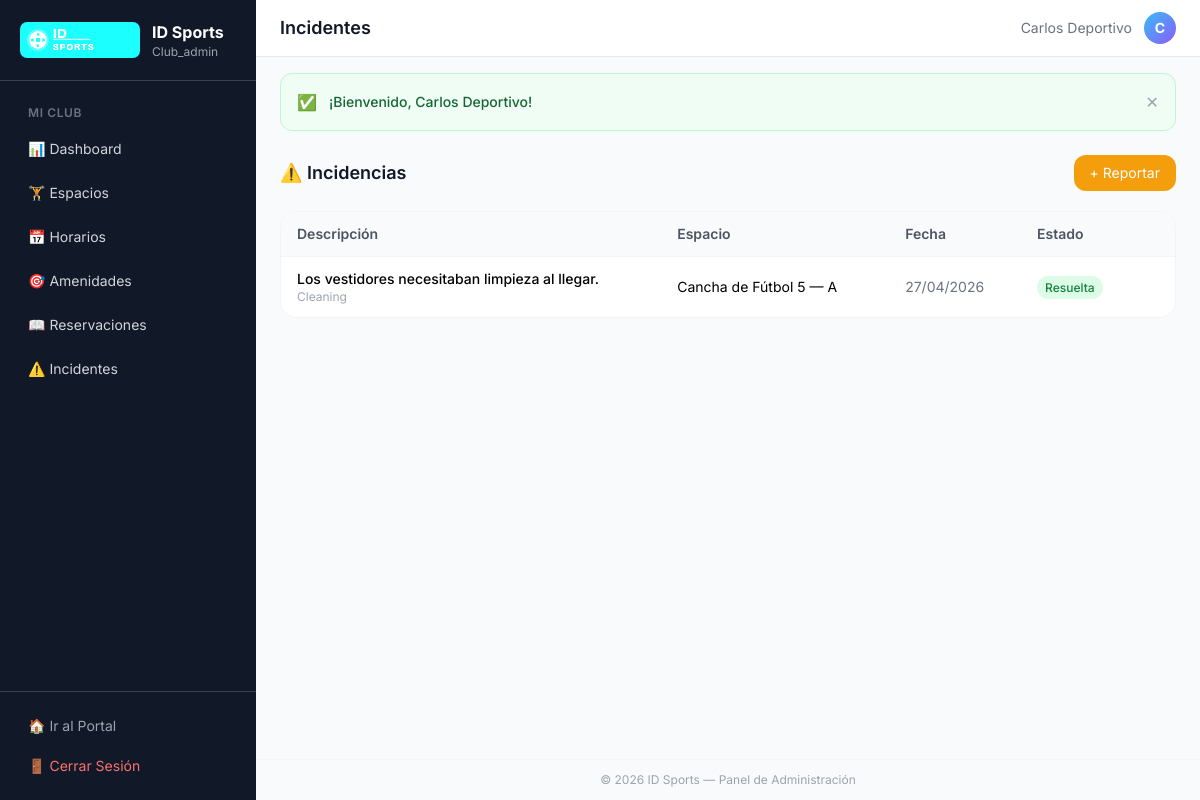
/admin/incidents (signed in), run on the app's committed database.
### tables this page shows
CREATE TABLE IF NOT EXISTS `incidents` (
  `id`             INT UNSIGNED NOT NULL AUTO_INCREMENT,
  `user_id`        INT UNSIGNED DEFAULT NULL,
  `space_id`       INT UNSIGNED NOT NULL,
  `reservation_id` INT UNSIGNED DEFAULT NULL,
  `type`           ENUM('bathroom','damaged_equipment','cleaning','parking','security','other') NOT NULL DEFAULT 'other',
  `description`    TEXT NOT NULL,
  `status`         ENUM('open','in_progress','resolved') NOT NULL DEFAULT 'open',
  `created_at`     DATETIME NOT NULL DEFAULT CURRENT_TIMESTAMP,
  PRIMARY KEY (`id`),
  CONSTRAINT `fk_inc_space` FOREIGN KEY (`space_id`) REFERENCES `spaces` (`id`)
);

CREATE TABLE IF NOT EXISTS `spaces` (
  `id`             INT UNSIGNED NOT NULL AUTO_INCREMENT,
  `club_id`        INT UNSIGNED NOT NULL,
  `name`           VARCHAR(120) NOT NULL,
  `description`    TEXT         DEFAULT NULL,
  `sport_type`     VARCHAR(80)  NOT NULL DEFAULT 'other',
  `capacity`       SMALLINT     DEFAULT 2,
  `price_per_hour` DECIMAL(10,2) NOT NULL DEFAULT 0.00,
  `photo`          VARCHAR(255) DEFAULT NULL,
  `status`         ENUM('active','inactive','maintenance') NOT NULL DEFAULT 'active',
  `created_at`     DATETIME     NOT NULL DEFAULT CURRENT_TIMESTAMP,
  PRIMARY KEY (`id`),
  KEY `idx_club` (`club_id`),
  CONSTRAINT `fk_space_club` FOREIGN KEY (`club_id`) REFERENCES `clubs` (`id`) ON DELETE CASCADE
);

### core/Controller.php (called while the page is built, shortened)
<?php
class Controller {
    protected function view($viewPath, $data = [], $layout = 'main') {
        View::render($viewPath, $data, $layout);
    }
    protected function requireAuth($role = null) {
        if ($role !== null) {
            $userRole = $_SESSION['user_role'] ?? '';
        }
    }
    protected function get($key, $default = '') {
        return isset($_GET[$key]) ? trim($_GET[$key]) : $default;
    }
}

### app/controllers/AdminController.php (called while the page is built, shortened)
<?php
class AdminController extends Controller {
    private $clubModel;
    private $incidentModel;
    public function __construct() {
        $this->clubModel = new ClubModel();
        $this->incidentModel = new IncidentModel();
    }
    private function getClub() {
        $club = $this->clubModel->findByOwnerId($_SESSION['user_id']);
        return $club;
    }
    public function incidents() {
        $club = $this->getClub();
        $clubId = $club['id'];
        $status = $this->get('status');
        $incidents = $this->incidentModel->findByClub($clubId, $status ?: null);
        $this->view('admin/incidents', [
            'title' => 'Incidentes',
            'club' => $club,
            'incidents' => $incidents,
            'filterStatus' => $status,
        ], 'admin');
    }
}

### index.php (called while the page is built, shortened)
<?php
require_once ROOT . '/core/Model.php';
require_once ROOT . '/core/Controller.php';
$app = new App();

### core/Model.php (called while the page is built, shortened)
<?php
class Model {
    protected $pdo;
    public function __construct() {
        try {
            $dsn = "mysql:host=" . DB_HOST . ";dbname=" . DB_NAME . ";charset=" . DB_CHARSET;
            $options = [
                PDO::ATTR_ERRMODE => PDO::ERRMODE_EXCEPTION,
                PDO::ATTR_DEFAULT_FETCH_MODE => PDO::FETCH_ASSOC,
                PDO::ATTR_EMULATE_PREPARES => false,
            ];
            $this->pdo = new PDO($dsn, DB_USER, DB_PASS, $options);
        } catch (PDOException $e) {
            error_log('DB connection failed: ' . $e->getMessage());
            die(json_encode(['error' => 'Database connection failed. Please try again later.']));
        }
    }
    protected function query($sql, $params = []) {
        $stmt = $this->pdo->prepare($sql);
        $stmt->execute($params);
        return $stmt;
    }
    protected function findOne($sql, $params = []) {
        return $this->query($sql, $params)->fetch();
    }
    protected function findAll($sql, $params = []) {
        return $this->query($sql, $params)->fetchAll();
    }
}

### app/models/ClubModel.php (called while the page is built, shortened)
<?php
class ClubModel extends Model {
    public function findByOwnerId($ownerId) {
        return $this->findOne("SELECT * FROM clubs WHERE owner_id = ?", [$ownerId]);
    }
}

### app/models/IncidentModel.php (called while the page is built, shortened)
<?php
class IncidentModel extends Model {
    public function findByClub($clubId, $status = null) {
        $sql = "SELECT i.*, u.name as user_name, s.name as space_name
                FROM incidents i
                LEFT JOIN users u ON i.user_id = u.id
                LEFT JOIN spaces s ON i.space_id = s.id
                WHERE s.club_id = ?";
        $params = [$clubId];
        $sql .= " ORDER BY i.created_at DESC";
        return $this->findAll($sql, $params);
    }
}

### app/views/admin/incidents.php (the view, shortened to what this page needs)
<div class="space-y-5">
    <div class="flex items-center justify-between">
        <h2 class="text-lg font-semibold text-gray-900">⚠️ Incidencias</h2>
        <button onclick="document.getElementById('addIncidentModal').classList.remove('hidden')"
            class="bg-amber-500 text-white text-sm px-4 py-2 rounded-xl hover:bg-amber-600 transition-all">+ Reportar</button>
    </div>
    <div class="bg-white rounded-2xl border border-gray-100 overflow-hidden">
        <?php if (empty($incidents)): ?>
        <div class="p-12 text-center text-gray-400">Sin incidencias reportadas</div>
        <?php else: ?>
        <table class="w-full text-sm">
            <thead class="bg-gray-50 border-b border-gray-100">
                <tr>
                    <th class="text-left px-4 py-3 font-semibold text-gray-600">Descripción</th>
                    <th class="text-left px-4 py-3 font-semibold text-gray-600">Espacio</th>
                    <th class="text-left px-4 py-3 font-semibold text-gray-600">Fecha</th>
                    <th class="text-left px-4 py-3 font-semibold text-gray-600">Estado</th>
                    <th class="px-4 py-3"></th>
                </tr>
            </thead>
            <tbody class="divide-y divide-gray-50">
                <?php foreach ($incidents as $inc): ?>
                <tr class="hover:bg-gray-50">
                    <td class="px-4 py-3 max-w-xs">
                        <p class="font-medium"><?= htmlspecialchars(substr($inc['description'], 0, 60)) ?><?= strlen($inc['description']) > 60 ? '...' : '' ?></p>
                        <?php if ($inc['type']): ?>
                        <p class="text-xs text-gray-400 capitalize"><?= htmlspecialchars($inc['type']) ?></p>
                        <?php endif; ?>
                    </td>
                    <td class="px-4 py-3"><?= htmlspecialchars($inc['space_name'] ?? 'N/A') ?></td>
                    <td class="px-4 py-3 text-gray-500"><?= date('d/m/Y', strtotime($inc['created_at'])) ?></td>
                    <td class="px-4 py-3">
                        <span class="px-2 py-1 rounded-full text-xs font-medium <?= $inc['status'] === 'open' ? 'bg-red-100 text-red-700' : ($inc['status'] === 'in_progress' ? 'bg-amber-100 text-amber-700' : 'bg-green-100 text-green-700') ?>">
                            <?= $inc['status'] === 'open' ? 'Abierta' : ($inc['status'] === 'in_progress' ? 'En proceso' : 'Resuelta') ?>
                        </span>
                    </td>
                    <td class="px-4 py-3 text-right">
                    </td>
                </tr>
                <?php endforeach; ?>
            </tbody>
        </table>
        <?php endif; ?>
    </div>
</div>

### app/views/layouts/admin.php (style rules this page uses)
body { font-family:'Inter',sans-serif; }

### data on the page
incidents: description "Los vestidores necesitaban limpieza al llegar.", type "Cleaning", space.name "Cancha de Fútbol 5 — A", created_at "27/04/2026", status "Resuelta"

### other printed values
$_SESSION['user_role'] "Club_admin"
$title "Incidentes"
$_SESSION['user_name'] "Carlos Deportivo"
substr($_SESSION['user_name'] ?? 'A', 0, 1) "C"
$_SESSION['flash']['message'] "¡Bienvenido, Carlos Deportivo!"
APP_NAME "ID Sports"
